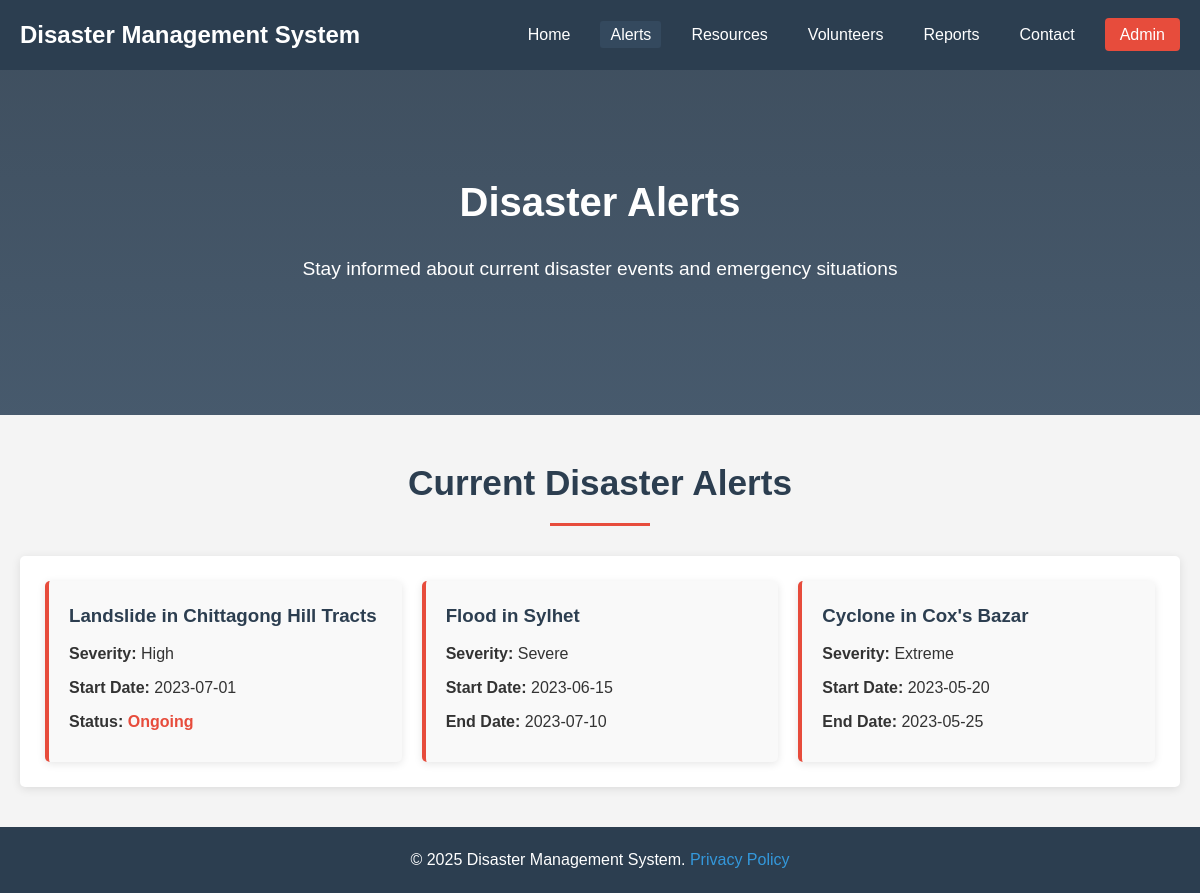
Screenshot of /alerts.php with the database file from the repository.
### tables this page shows
CREATE TABLE Disaster_Events (
    event_id INT AUTO_INCREMENT PRIMARY KEY,
    type VARCHAR(50) NOT NULL,
    location VARCHAR(100) NOT NULL,
    severity VARCHAR(20) NOT NULL,
    start_date DATE NOT NULL,
    end_date DATE
);

### alerts.php (the view, shortened to what this page needs)
<?php
include 'db_connect.php';
$events = $pdo->query("SELECT * FROM Disaster_Events ORDER BY start_date DESC")->fetchAll(PDO::FETCH_ASSOC);
?>
<!DOCTYPE html>
<html lang="en">
<head>
    <link rel="stylesheet" href="css/style.css">
</head>
<body>
    <header>
    <nav>
        <div class="logo">Disaster Management System</div>
        <ul>
            <li><a href="index.php">Home</a></li>
            <li><a href="alerts.php" class="active">Alerts</a></li>
            <li><a href="resources.php">Resources</a></li>
            <li><a href="volunteers.php">Volunteers</a></li>
            <li><a href="reports.php">Reports</a></li>
            <li><a href="contact.php">Contact</a></li>
            <li><a href="admin_login.php">Admin</a></li>
        </ul>
    </nav>
</header>
    <section class="hero">
        <div class="hero-content">
            <h1>Disaster Alerts</h1>
            <p>Stay informed about current disaster events and emergency situations</p>
        </div>
    </section>
    <section class="content">
        <h1>Current Disaster Alerts</h1>
        <div class="alert-list">
            <?php if (count($events) > 0): ?>
                <?php foreach ($events as $event): ?>
                <div class="alert-card">
                    <h3><?php echo htmlspecialchars($event['type']); ?> in <?php echo htmlspecialchars($event['location']); ?></h3>
                    <p><strong>Severity:</strong> <?php echo htmlspecialchars($event['severity']); ?></p>
                    <p><strong>Start Date:</strong> <?php echo htmlspecialchars($event['start_date']); ?></p>
                    <?php if ($event['end_date']): ?>
                    <p><strong>End Date:</strong> <?php echo htmlspecialchars($event['end_date']); ?></p>
                    <?php else: ?>
                    <p><strong>Status:</strong> <span style="color: #e74c3c; font-weight: bold;">Ongoing</span></p>
                    <?php endif; ?>
                </div>
                <?php endforeach; ?>
            <?php else: ?>
                <div class="no-data-message">
                    <p>No active alerts at this time. Check back later for updates.</p>
                </div>
            <?php endif; ?>
        </div>
    </section>
    <footer>
        <p>&copy; 2025 Disaster Management System. <a href="#">Privacy Policy</a></p>
    </footer>
</body>
</html>

### style.css (style rules this page uses)
* { margin: 0; padding: 0; box-sizing: border-box; }
body { font-family: 'Arial', sans-serif; line-height: 1.6; color: #333; background-color: #f4f4f4; }
header { background-color: #2c3e50; color: white; padding: 1rem 0; position: sticky; top: 0; z-index: 100; }
nav { display: flex; justify-content: space-between; align-items: center; max-width: 1200px; margin: 0 auto; padding: 0 20px; }
.logo { font-size: 1.5rem; font-weight: bold; color: white; }
nav ul { display: flex; list-style: none; }
nav ul li { margin-left: 20px; }
nav ul li a { color: white; text-decoration: none; padding: 5px 10px; border-radius: 3px; transition: background-color 0.3s; }
nav ul li a:hover, nav ul li a.active { background-color: #34495e; }
nav ul li a[href="admin_login.php"] { background-color: #e74c3c; color: white; padding: 8px 15px; border-radius: 4px; }
.hero { background: linear-gradient(rgba(44, 62, 80, 0.9), rgba(52, 73, 94, 0.9)); color: white; text-align: center; padding: 100px 20px; }
.hero-content h1 { font-size: 2.5rem; margin-bottom: 20px; }
.hero-content p { font-size: 1.2rem; margin-bottom: 30px; max-width: 800px; margin-left: auto; margin-right: auto; }
footer { background-color: #2c3e50; color: white; text-align: center; padding: 20px; margin-top: 40px; }
footer a { color: #3498db; text-decoration: none; }
.content { max-width: 1200px; margin: 40px auto; padding: 0 20px; }
.content h1 { color: #2c3e50; margin-bottom: 30px; text-align: center; font-size: 2.2rem; position: relative; padding-bottom: 15px; }
.content h1::after { content: ''; position: absolute; bottom: 0; left: 50%; transform: translateX(-50%); width: 100px; height: 3px; background-color: #e74c3c; }
.resource-section, .volunteer-section, .report-section, .alert-list, .contact-form { background-color: white; padding: 25px; border-radius: 5px; box-shadow: 0 2px 10px rgba(0, 0, 0, 0.1); margin-bottom: 30px; }
.alert-list { display: grid; grid-template-columns: repeat(auto-fill, minmax(300px, 1fr)); gap: 20px; }
.alert-card { background-color: #f9f9f9; border-left: 4px solid #e74c3c; padding: 20px; border-radius: 5px; box-shadow: 0 2px 8px rgba(0, 0, 0, 0.1); transition: transform 0.3s; }
.alert-card h3 { color: #2c3e50; margin-bottom: 10px; }
.alert-card p { margin-bottom: 8px; }

### rows the page displays
disaster_events: type "Landslide", location "Chittagong Hill Tracts", severity "High", start_date "2023-07-01", shows "Status:"
disaster_events: type "Flood", location "Sylhet", severity "Severe", start_date "2023-06-15", end_date "2023-07-10"
disaster_events: type "Cyclone", location "Cox's Bazar", severity "Extreme", start_date "2023-05-20", end_date "2023-05-25"
